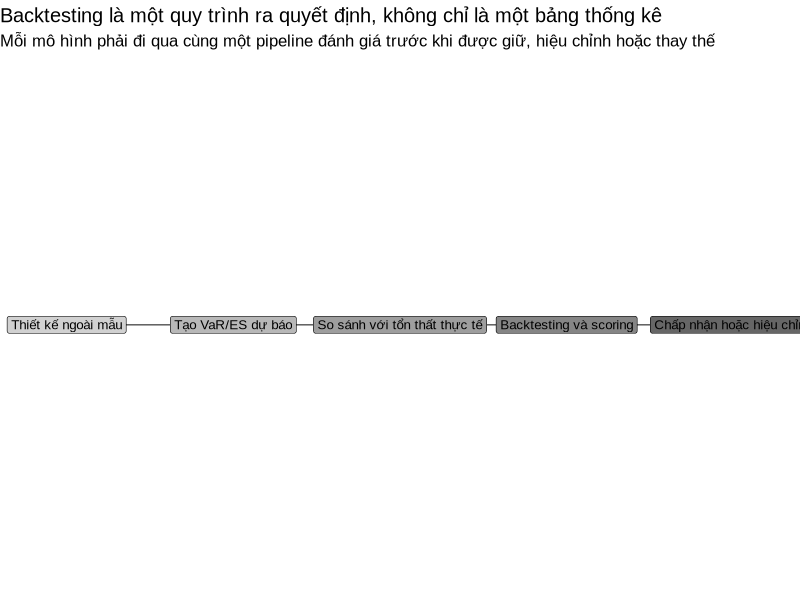

Reproduce this figure in R.
## ---- chunk 1
#| label: fig-ch04-backtesting-workflow
#| fig-cap: "Quy trình đánh giá mô hình VaR/ES từ thiết kế ngoài mẫu đến quyết định chấp nhận"
#| fig-width: 8
#| fig-height: 4.8
#| echo: false
#| warning: false
#| message: false

library(ggplot2)
library(tibble)

base_family <- "Arial"

workflow_df <- tibble(
  step = c(
    "Thiết kế ngoài mẫu",
    "Tạo VaR/ES dự báo",
    "So sánh với tổn thất thực tế",
    "Backtesting và scoring",
    "Chấp nhận hoặc hiệu chỉnh"
  ),
  x = c(1, 3, 5, 7, 9),
  y = c(1, 1, 1, 1, 1),
  fill = c("grey82", "grey72", "grey62", "grey52", "grey40")
)

ggplot(workflow_df, aes(x = x, y = y)) +
  geom_segment(
    data = workflow_df[-nrow(workflow_df), ],
    aes(x = x + 0.58, xend = x + 1.42, y = y, yend = y),
    arrow = grid::arrow(length = grid::unit(0.13, "inches")),
    linewidth = 0.5,
    color = "grey35",
    inherit.aes = FALSE
  ) +
  geom_label(
    aes(label = step, fill = fill),
    label.size = 0.2,
    color = "black",
    size = 3.4,
    family = base_family,
    lineheight = 0.95,
    show.legend = FALSE
  ) +
  scale_fill_identity() +
  coord_cartesian(xlim = c(0.2, 9.8), ylim = c(0.55, 1.45), expand = FALSE) +
  labs(
    title = "Backtesting là một quy trình ra quyết định, không chỉ là một bảng thống kê",
    subtitle = "Mỗi mô hình phải đi qua cùng một pipeline đánh giá trước khi được giữ, hiệu chỉnh hoặc thay thế",
    x = NULL,
    y = NULL
  ) +
  theme_void(base_family = base_family, base_size = 12)
## ---- chunk 2
#| label: tbl-ch04-backtesting-tests
#| tbl-cap: "Khung đọc kết quả backtesting và hàm ý thực hành"
#| echo: false
#| warning: false
#| message: false

library(knitr)
library(tibble)

tibble(
  `Tiêu chí` = c(
    "Unconditional coverage",
    "Independence",
    "Conditional coverage",
    "Dynamic quantile test",
    "ES và tail severity"
  ),
  `Câu hỏi đánh giá` = c(
    "Tỷ lệ vi phạm có gần với xác suất đuôi mục tiêu không?",
    "Các vi phạm có dồn cụm theo thời gian không?",
    "Mô hình có đồng thời đúng về coverage và independence không?",
    "Chuỗi hit còn chứa cấu trúc động có thể dự báo được không?",
    "Khi vi phạm xảy ra, mức lỗ có nghiêm trọng hơn dự báo quá nhiều không?"
  ),
  `Công cụ thường dùng` = c(
    "Kupiec",
    "Thành phần independence của Christoffersen",
    "Christoffersen conditional coverage",
    "Dynamic Quantile (DQ) test hoặc hit regression",
    "Expected Shortfall, quantile loss, excess loss, tail-loss ratio"
  ),
  `Hàm ý nếu kết quả kém` = c(
    "Mô hình đánh giá thấp hoặc quá bảo thủ về tail probability",
    "Mô hình phản ứng chậm với thay đổi trạng thái rủi ro",
    "Mô hình thiếu tin cậy đồng thời về tần suất và động học vi phạm",
    "VaR chưa hấp thụ hết thông tin quá khứ liên quan đến tail risk",
    "Ngay cả khi failure rate chấp nhận được, rủi ro đuôi vẫn có thể bị đánh giá quá thấp"
  )
) |>
  knitr::kable(booktabs = TRUE, align = "llll")
